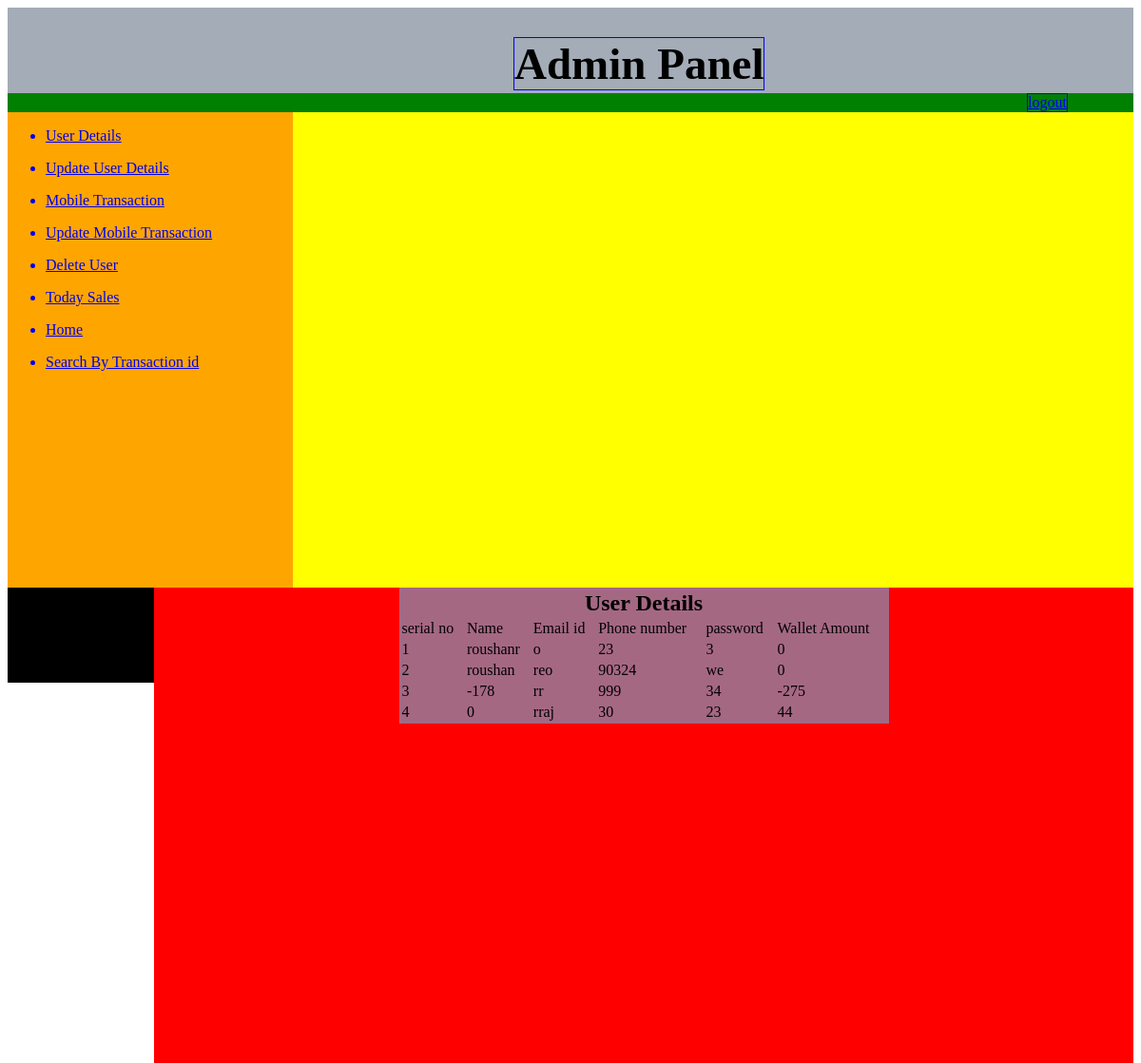
Screenshot of /admin/user_details.php (signed in) with the database file from the repository.
### tables this page shows
CREATE TABLE `admin_menu` (
  `adm_menu_id` int(20) NOT NULL,
  `adm_menu_name` varchar(30) NOT NULL
);

CREATE TABLE `customer_info` (
  `name` varchar(20) NOT NULL,
  `email_id` varchar(20) NOT NULL,
  `phone_no` int(20) NOT NULL,
  `pwd` varchar(20) NOT NULL,
  `amount` int(20) NOT NULL
);

### admin/user_details.php (the view, shortened to what this page needs)
<html>
      <head>
            <link rel="stylesheet" type="text/css" href="style/mystyle.css">
      </head>
      <body>
            <div id="header">
                <h1>Admin Panel</h1>
            </div>
            <div id="logout">
                <a href="admin_logout.php">logout</a>
            </div>
            <div class="content">
                 <div id="left">
                      <?php
                         try{
                              $database=new Connection();
                              $db=$database->openConnection();
                              $stm=$db->prepare("select * from admin_menu");
                              $stm->execute();
                              $stm->setFetchMode(PDO::FETCH_ASSOC);
                              while($data=$stm->fetch())
                                    {
                                       $menu_name=$data['adm_menu_name'];
                                       $menu_id=$data['adm_menu_id'];
                                       ?>
                                       <ul>
                                             <a href="admin_menu.php?menu_id=<?php echo $menu_id?>"><li><?php echo $menu_name ?></li></a>
                                       </ul>
                                   <?php }
                            }
                         catch(PDOExecption $e)
                            {
                              echo "there is some problem in connection";
                            }
                   ?>
                 </div>
                 <div id="right">
                       <table width="50%" bgcolor="A56883" align="center">
                             <tr>
                                  <td colspan="6"><center><b><font size="5">User Details</font></b></center></td>
                             </tr>
                             <tr>
                                  <td>serial no</td>
                                  <td>Name</td>
                                  <td>Email id</td>
                                  <td>Phone number</td>
                                  <td>password</td>
                                  <td>Wallet Amount</>
                             </tr>
                             <?php
                                  $count=0;
                                  $stm=$db->prepare("select * from customer_info");
                                  $stm->execute();
                                  $stm->setFetchMode(PDO::FETCH_ASSOC);
                                  while($data=$stm->fetch())
                                      {
                                          $count++;
                                          $user_name=$data['name'];
                                          $email_id=$data['email_id'];
                                          $phone_no=$data['phone_no'];
                                          $pwd=$data['pwd'];
                                          $amount=$data['amount'];
                             ?>
                                  <tr>
                                      <td><?php echo $count;?></td>
                                      <td> <?php echo $user_name;?> </td>
                                      <td> <?php echo $email_id;?> </td>
                                      <td> <?php echo $phone_no;?> </td>
                                      <td> <?php echo $pwd;?> </td>
                                      <td> <?php echo $amount;?> </td>
                                  </tr>
                             <?php
                                     }
                             ?>
                       </table>
                 </div>
            </div>
      </body>
</html>

### admin/style/mystyle.css (style rules this page uses)
body { background-color:white; }
#header { width:100%; height:90px; margin-right:auto; margin-left:auto; background:#a3acb7; }
#header h1 { display:block; font-size:47px; position: absolute; border: 1px solid blue; left: 45%; }
#logout a { position: absolute; border: 1px solid blue; left: 90%; }
.content { width:100%; height:500px; background:yellow; }
#left { width:300px; height:500px; background:orange; float:left; }
#logout { width:100%; height:20px; background:green; }
#right { width:1030px; height:500px; background:red; float:right; }

### rows the page displays
admin_menu: adm_menu_name "User Details"
admin_menu: adm_menu_name "Update User Details"
admin_menu: adm_menu_name "Mobile Transaction"
admin_menu: adm_menu_name "Update Mobile Transaction"
admin_menu: adm_menu_name "Delete User"
admin_menu: adm_menu_name "Today Sales"
admin_menu: adm_menu_name "Home"
admin_menu: adm_menu_name "Search By Transaction id"
customer_info: name "roushanr", email "o", phone_no "23", pwd "3", amount "0"
customer_info: name "roushan", email "reo", phone_no "90324", pwd "we", amount "0"
customer_info: name "-178", email "rr", phone_no "999", pwd "34", amount "-275"
customer_info: name "0", email "rraj", phone_no "30", pwd "23", amount "44"
